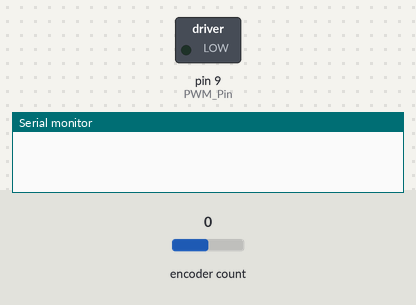
A sketch run on a simulated Arduino Uno, built with avr-gcc and run on an emulated ATmega328P. On the bench: switched loads named in the sketch (green lamp = pin HIGH), the last lines printed to the serial monitor. Inputs (shaded band) come from the test bench; at power-on: encoder count 0.

Above: at 0.1 s.
At 1.1 s:
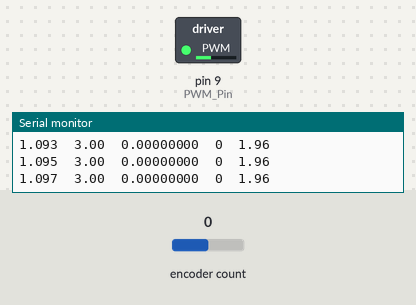
Timing chart, 0 to 3.5 s (numbered marks = the images above):
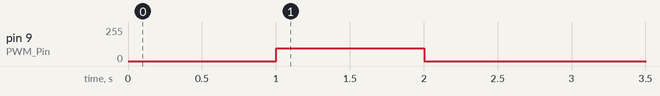

The sketch:

MotorSim.ino
```cpp
#include "DualMC33926MotorShield.h"

DualMC33926MotorShield md;

#include <Encoder.h> // enable the high precision encoder library
Encoder myEnc(3, 5);

int PWM_Pin = 9; // PWM wave outputs to pin 9

void setup() {
  Serial.begin(250000);
  pinMode(PWM_Pin, OUTPUT); // Set the PWM output
  analogWrite(PWM_Pin,0);
  md.init();
}

// Encoder Variables
long oldPosition  = -999;
long newPosition = 0;
const double delta = 0.001963495; // This is [(2*pi) / 3200]

// Output Variables
double theta = 0; // initalizes the current theta var.
double old_theta = 0; // initalizes the old theta var.
double theta_vel = 0;
double voltage = 0;
double presentVoltage = 8.0;

// Other required variables
int period = 8;
boolean toggle = true;
double time_now = 0;

void loop() {
  time_now = (((int)millis())) / 1000.0;
  old_theta = theta;

  if(millis() > 2000) { // Stop the motor running after 2s
    analogWrite(PWM_Pin,0);
  }

  if (millis() > 1000 & toggle == true) { // Supply the motor 3V after 1 second
    toggle = false;
    voltage = 3;
    // 32 is approx. 1V out of 8V
    analogWrite(PWM_Pin,((float)(voltage/presentVoltage))*255);  // PWM wave outputs to pin 11
  }

  // Encoder Part
  newPosition = myEnc.read();

  if (newPosition != oldPosition) { // if the wheel has moved
    if(newPosition > oldPosition) { // if going forward
      theta += (delta*(newPosition-oldPosition));               // increads theta by delta
    }
    else {                          // if going backwards
      theta = (theta - (delta*(oldPosition-newPosition)));      // decrease theta by delta
    }
    oldPosition = newPosition;      // sets new position for next loop
  }
  theta_vel = -1 * ((theta - old_theta) / (0.008));

  if(millis() > 900 && millis() < 2500) { // output data between .9s and 2.5s
    Serial.print(time_now,3);
    Serial.print('\t');
    Serial.print(voltage);
    Serial.print('\t');
    Serial.print(theta_vel,8);
    Serial.print('\t');
    Serial.print(newPosition);
    Serial.print('\t');
    Serial.println(theta);
  }


  while(millis() < time_now + period) { // set the loop to run at period speed of 8ms
    // This sets the duty cycle
  }
}
```

Measured:
- by itself, pin 9 (PWM_Pin): 0/255 → 95/255 at 1.0 s, → 0/255 1.0 s later
